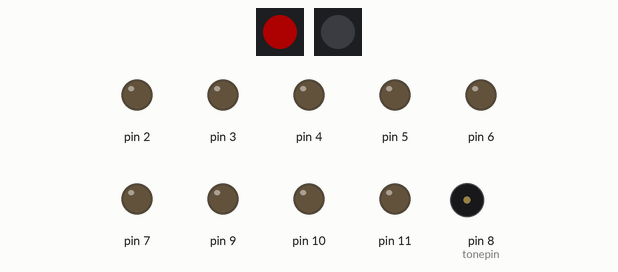
This sketch was run on a simulated Arduino Uno, built with avr-gcc and run on an emulated ATmega328P. On the bench: 2 × 1 RGB LEDs in strip order, left to right, output pins drawn as LEDs (lit = HIGH), buzzer (waves = sounding). Dim RGB values are drawn brighter than linear; pins used as bus, display or sensor lines are not drawn.

Above: at 0.05 s.
At 0.65 s:
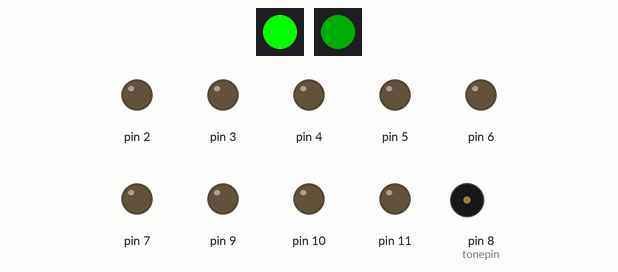
At 1.35 s:
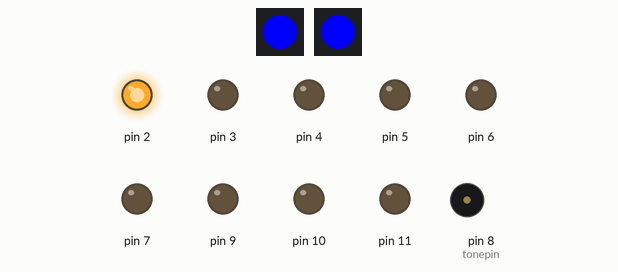
At 23.55 s:
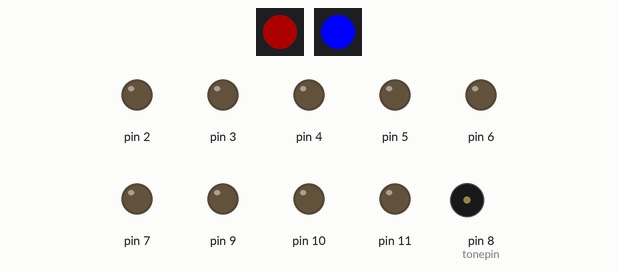
At 23.95 s:
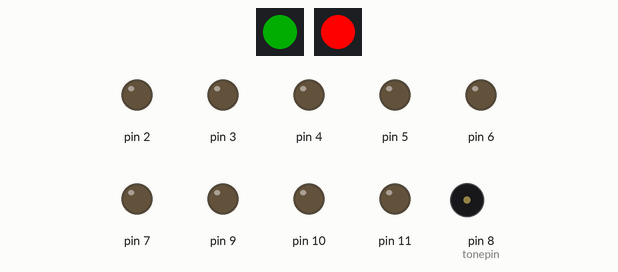
At 24.35 s:
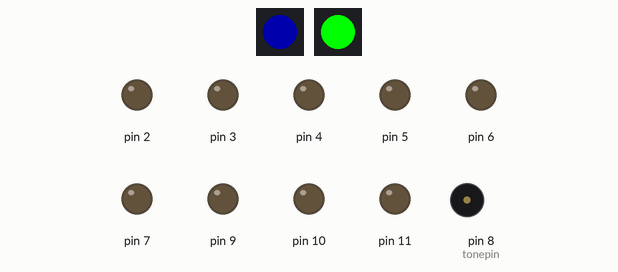
Timing chart, 0 to 40.0 s (numbered marks = the images above):
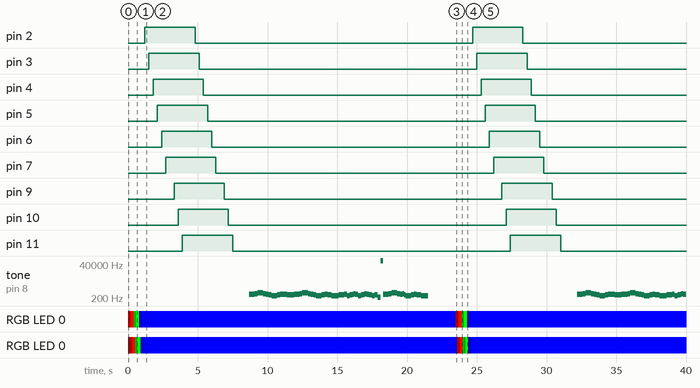

Measured:
- by itself, pin 2–7, pin 9–11: alternates HIGH for 3.6 s and LOW for 19.9 s
- by itself, RGB LED 0: off → RGB(50, 0, 0) at 0.00 s, → RGB(255, 0, 0) 0.20 s later, → RGB(0, 50, 0) 0.20 s later, → RGB(0, 255, 0) 0.20 s later, … (12 changes in this stretch)
- by itself, RGB LED 0: off → RGB(50, 0, 0) at 0.10 s, → RGB(255, 0, 0) 0.20 s later, → RGB(0, 50, 0) 0.20 s later, → RGB(0, 255, 0) 0.20 s later, … (12 changes in this stretch)

The sketch:

RGB_LED_test.ino
```cpp
#include <Adafruit_NeoPixel.h>
#ifdef __AVR__
  #include <avr/power.h>
#endif

#define PIN1 12
#define PIN2 13
 int LED1=8;
 int LED2=9;
 int LED3=10;
 int LED4=11;
 int LED7=2;
 int LED8=3;
 int LED9=4;
 int LED10=5;
 int LED11=6;
 int LED12=7;
 int n;
#define NTD0 -1
#define NTD1 294
#define NTD2 330
#define NTD3 350
#define NTD4 393
#define NTD5 441
#define NTD6 495
#define NTD7 556

#define NTDL1 147
#define NTDL2 165
#define NTDL3 175
#define NTDL4 196
#define NTDL5 221
#define NTDL6 248
#define NTDL7 278

#define NTDH1 589
#define NTDH2 661
#define NTDH3 700
#define NTDH4 786
#define NTDH5 882
#define NTDH6 990
#define NTDH7 112
//列出全部D调的频率
#define WHOLE 1
#define HALF 0.5
#define QUARTER 0.25
#define EIGHTH 0.25
#define SIXTEENTH 0.625
//列出所有节拍
int tune[]=                 //根据简谱列出各频率
{
  NTD3,NTD3,NTD4,NTD5,
  NTD5,NTD4,NTD3,NTD2,
  NTD1,NTD1,NTD2,NTD3,
  NTD3,NTD2,NTD2,
  NTD3,NTD3,NTD4,NTD5,
  NTD5,NTD4,NTD3,NTD2,
  NTD1,NTD1,NTD2,NTD3,
  NTD2,NTD1,NTD1,
  NTD2,NTD2,NTD3,NTD1,
  NTD2,NTD3,NTD4,NTD3,NTD1,
  NTD2,NTD3,NTD4,NTD3,NTD2,
  NTD1,NTD2,NTDL5,NTD0,
  NTD3,NTD3,NTD4,NTD5,
  NTD5,NTD4,NTD3,NTD4,NTD2,
  NTD1,NTD1,NTD2,NTD3,
  NTD2,NTD1,NTD1
};
float durt[]=                   //根据简谱列出各节拍
{
  1,1,1,1,
  1,1,1,1,
  1,1,1,1,
  1+0.5,0.5,1+1,
  1,1,1,1,
  1,1,1,1,
  1,1,1,1,
  1+0.5,0.5,1+1,
  1,1,1,1,
  1,0.5,0.5,1,1,
  1,0.5,0.5,1,1,
  1,1,1,1,
  1,1,1,1,
  1,1,1,0.5,0.5,
  1,1,1,1,
  1+0.5,0.5,1+1,
};
int length;
int tonepin=8;   //得用6号接口
// Parameter 1 = number of pixels in strip1
// Parameter 2 = Arduino pin number (most are valid)
// Parameter 3 = pixel type flags, add together as needed:
//   NEO_KHZ800  800 KHz bitstream (most NeoPixel products w/WS2812 LEDs)
//   NEO_KHZ400  400 KHz (classic 'v1' (not v2) FLORA pixels, WS2811 drivers)
//   NEO_GRB     Pixels are wired for GRB bitstream (most NeoPixel products)
//   NEO_RGB     Pixels are wired for RGB bitstream (v1 FLORA pixels, not v2)
//   NEO_RGBW    Pixels are wired for RGBW bitstream (NeoPixel RGBW products)
Adafruit_NeoPixel strip1 = Adafruit_NeoPixel(1, PIN1, NEO_GRB + NEO_KHZ800);
Adafruit_NeoPixel strip2 = Adafruit_NeoPixel(1, PIN2, NEO_GRB + NEO_KHZ800);
// IMPORTANT: To reduce NeoPixel burnout risk, add 1000 uF capacitor across
// pixel power leads, add 300 - 500 Ohm resistor on first pixel's data input
// and minimize distance between Arduino and first pixel.  Avoid connecting
// on a live circuit...if you must, connect GND first.

void setup() {
  // This is for Trinket 5V 16MHz, you can remove these three lines if you are not using a Trinket
  #if defined (__AVR_ATtiny85__)
    if (F_CPU == 16000000) clock_prescale_set(clock_div_1);
  #endif
  // End of trinket special code
for(n=2;n<=13;n++)
{
  pinMode(n, OUTPUT);
}

  strip1.begin();
  strip2.begin();
  strip1.show(); // Initialize all pixels to 'off'
  strip2.show();

   pinMode(tonepin,OUTPUT);
  length=sizeof(tune)/sizeof(tune[0]);   //计算长度
}

void loop() {
  // Some example procedures showing how to display to the pixels:
  colorWipe(strip1.Color(50, 0, 0), 100); // Red
   colorWipe(strip2.Color(255, 0, 0), 100); // Red
  colorWipe(strip1.Color(0, 50, 0), 100); // Green
    colorWipe(strip2.Color(0, 255, 0), 100); // Green
  colorWipe(strip1.Color(0, 0, 50), 100); // Blue
    colorWipe(strip2.Color(0, 0, 255), 100); // Blue
  turn1();//顺序点亮，顺序熄灭
  clean();  //灭掉所有灯
 // turn2();//6灯齐闪
 // clean();//灭掉所有灯
 // turn3();
 // clean();//灭掉所有灯
for(int x=0;x<length;x++)
  {
    tone(tonepin,tune[x]);
    delay(200*durt[x]);   //这里用来根据节拍调节延时，500这个指数可以自己调整，在该音乐中，我发现用500比较合适。
    noTone(tonepin);
  }
  delay(2000);

}
// Fill the dots one after the other with a color


void colorWipe(uint32_t c, uint8_t wait) {
  for(uint16_t i=0; i<strip1.numPixels(); i++) {
    strip1.setPixelColor(i, c);
    strip1.show();
    delay(wait);
  }
    for(uint16_t i=0; i<strip2.numPixels(); i++) {
    strip2.setPixelColor(i, c);
    strip2.show();
    delay(wait);
  }
}
void turn1()  //顺序点亮，顺序熄灭
{
  for(n=2;n<=13;n++)
{
    digitalWrite(n,HIGH);
    delay(300);
}
  for(n=2;n<=13;n++)
{
    digitalWrite(n,LOW);
    delay(300);
}
}
void turn2()//6灯齐闪3次
{ for(int x=0;x<=2;x++)
{
  for(n=2;n<=13;n++)
{
    digitalWrite(n,HIGH);
}
delay(300);
  for(n=2;n<=13;n++)
{
    digitalWrite(n,LOW);
}
delay(300);
}
}
void turn3()//两个两个一起闪3次
{
  for(int x=0;x<=2;x++)
  {
  digitalWrite(8,HIGH);
  digitalWrite(9,HIGH);
  for(n=10;n<=11;n++){
    digitalWrite(n,LOW);
  }
  delay(300);
  digitalWrite(10,HIGH);
  digitalWrite(11,HIGH);
  digitalWrite(8,LOW);
  digitalWrite(9,LOW);
  delay(300);
  for(n=2;n<=11;n++){
    digitalWrite(n,LOW);
  }
  delay(300);
}
}
void clean()
{  for(n=2;n<=11;n++)
{
    digitalWrite(n,LOW);
}
delay(300);
}
```
